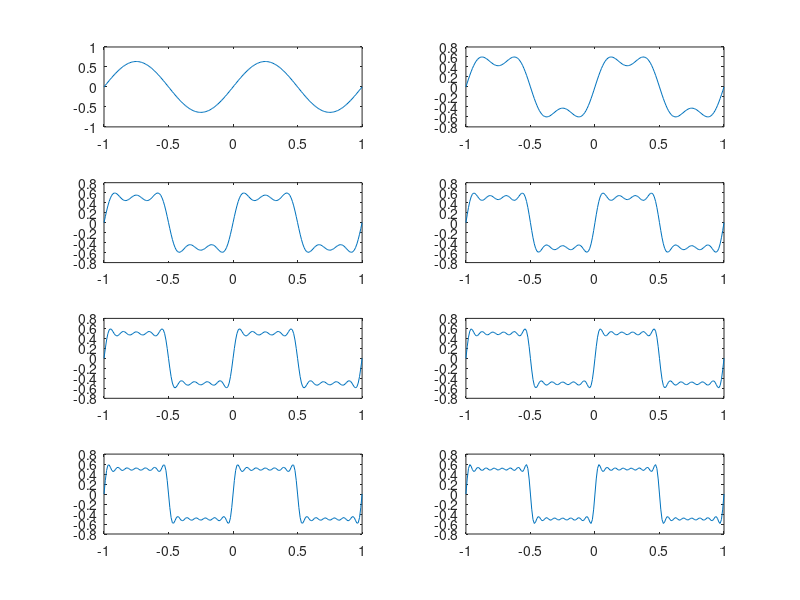

This chart was generated by the following MATLAB code:
% meandr.m
% количество отсчетов (гармоник):
N=8;
% частота дискретизации:
t=-1:0.01:1;
% значение амплитуды:
A=1;
% период:
T=1;
% амплитуда гармоник
nh=(1:N)*2-1;
% массив коэффициентов для ряда, заданного через cos:
Am=2/pi ./ nh;
% массив гармоник:
harmonics=sin(2 * pi * nh' * t/T);
% массив элементов ряда:
s1=harmonics.*repmat(Am',1,length(t));
% Суммирование ряда:
s2=cumsum(s1);
% Построение графиков:
for k=1:N
subplot(4,2,k)
plot(t, s2(k,:))
end
print("meandr2.png");

